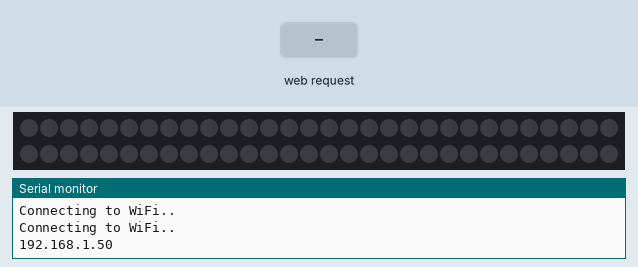
This sketch was run on a simulated ESP8266 (NodeMCU). On the bench: 60 RGB LEDs in strip order, left to right, continuing on the next row, the last lines printed to the serial monitor. Inputs (shaded band) come from the test bench. Dim RGB values are drawn brighter than linear; WiFi joins after 1.5 s; servers stay silent unless stated.

Above: at 3.2 s.
3.3 s: HTTP request GET /colour?r=1&g=1&b=1 received
At 4.6 s:
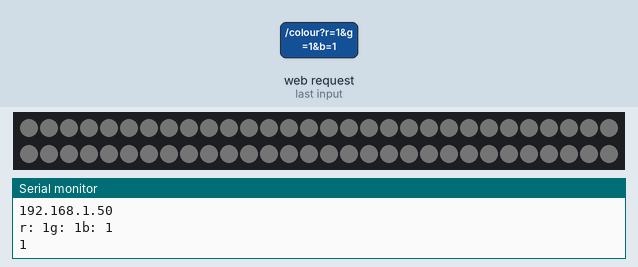
4.9 s: HTTP request GET /colour?r=120&g=120&b=120 received
At 6.4 s:
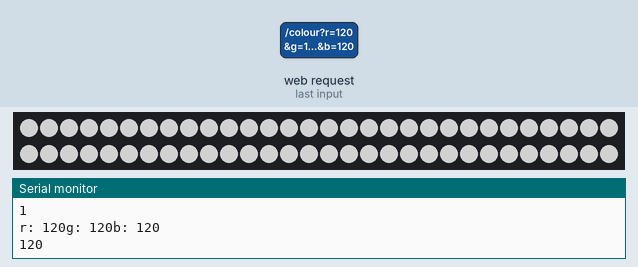
Timing chart, 0 to 7.9 s (numbered marks = the images above; inputs shaded):
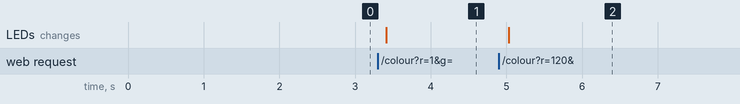

The sketch:

wifi_light_strip.ino
```cpp
#include <Adafruit_NeoPixel.h>
#include <ESP8266WiFi.h>
#include <ESPAsyncTCP.h>
#include <ESPAsyncWebServer.h>

//Network credentials

const char* ssid = "II";
const char* password = "gaastra6518";

// Create AsyncWebServer object on port 80
AsyncWebServer server(80);

#define PIN 4
#define NUMPIXELS 60

Adafruit_NeoPixel strip = Adafruit_NeoPixel(NUMPIXELS, PIN, NEO_GRB + NEO_KHZ800);

void setup() {
   strip.begin();
  // Serial port for debugging purposes
  Serial.begin(115200);

  // Connect to Wi-Fi
  WiFi.begin(ssid, password);
  while (WiFi.status() != WL_CONNECTED) {
    delay(1000);
    Serial.println("Connecting to WiFi..");
  }

 // Print ESP Local IP Address
  Serial.println(WiFi.localIP());

  /*
   * Set up the wifi server routing.
   * Colour API format:
   * <ip>/colour?r=[0,255]&g=[0,255]&b=[0,255]
   */

  //Listen for the /colour method
  server.on("/colour", HTTP_GET, [] (AsyncWebServerRequest *request){
    // We are handling a colour request
    // Extract the r,g, and b parameters
     String redInput = request->getParam("r")->value();
     String greenInput = request->getParam("g")->value();
     String blueInput = request->getParam("b")->value();
    // Then, update the led

    //Map to the analog (pwm) value

    int analog_r = redInput.toInt();
    int analog_g = greenInput.toInt();
    int analog_b = blueInput.toInt();


    /*
    int analog_r = redInput.toInt()*1023/255;
    int analog_g = greenInput.toInt()*1023/255;
    int analog_b = blueInput.toInt()*1023/255;
    */

   for(int i=0;i<NUMPIXELS;i++){
    strip.setPixelColor(i, strip.Color(analog_r,analog_g,analog_b));
    strip.show();
  }
  Serial.println("r: " + String(analog_r)+ "g: "+ String(analog_g) + "b: "+ String(analog_b));
  Serial.println(analog_g);
  request->send(200, "text/plain", "OK");
  });

   // Start server
  server.begin();
}


// the loop function runs over and over again forever
void loop() {

}
```

Measured:
- after the input at 3.3 s, the LEDs: change after 0.11 s (image 1)
- after the input at 4.9 s, the LEDs: change after 0.13 s (image 2)
